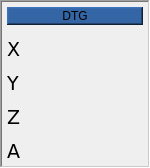
              <widget class="QFrame" name="gridFrame_9">
               <property name="sizePolicy">
                <sizepolicy hsizetype="Fixed" vsizetype="Preferred">
                 <horstretch>0</horstretch>
                 <verstretch>0</verstretch>
                </sizepolicy>
               </property>
               <property name="minimumSize">
                <size>
                 <width>120</width>
                 <height>150</height>
                </size>
               </property>
               <property name="maximumSize">
                <size>
                 <width>150</width>
                 <height>200</height>
                </size>
               </property>
               <property name="styleSheet">
                <string notr="true">
QLabel {font: 14pt &quot;DejaVu Sans&quot;;}
</string>
               </property>
               <property name="frameShape">
                <enum>QFrame::WinPanel</enum>
               </property>
               <property name="frameShadow">
                <enum>QFrame::Sunken</enum>
               </property>
               <layout class="QGridLayout" name="gridLayout_27">
                <property name="leftMargin">
                 <number>5</number>
                </property>
                <property name="topMargin">
                 <number>5</number>
                </property>
                <property name="rightMargin">
                 <number>5</number>
                </property>
                <property name="bottomMargin">
                 <number>5</number>
                </property>
                <item row="2" column="0">
                 <widget class="QLabel" name="label_26">
                  <property name="minimumSize">
                   <size>
                    <width>0</width>
                    <height>28</height>
                   </size>
                  </property>
                  <property name="maximumSize">
                   <size>
                    <width>20</width>
                    <height>20</height>
                   </size>
                  </property>
                  <property name="font">
                   <font>
                    <family>DejaVu Sans</family>
                    <pointsize>14</pointsize>
                    <weight>50</weight>
                    <italic>false</italic>
                    <bold>false</bold>
                   </font>
                  </property>
                  <property name="text">
                   <string>Y</string>
                  </property>
                 </widget>
                </item>
                <item row="1" column="0">
                 <widget class="QLabel" name="label_24">
                  <property name="minimumSize">
                   <size>
                    <width>0</width>
                    <height>28</height>
                   </size>
                  </property>
                  <property name="maximumSize">
                   <size>
                    <width>20</width>
                    <height>20</height>
                   </size>
                  </property>
                  <property name="font">
                   <font>
                    <family>DejaVu Sans</family>
                    <pointsize>14</pointsize>
                    <weight>50</weight>
                    <italic>false</italic>
                    <bold>false</bold>
                   </font>
                  </property>
                  <property name="text">
                   <string>X</string>
                  </property>
                 </widget>
                </item>
                <item row="3" column="0">
                 <widget class="QLabel" name="label_25">
                  <property name="minimumSize">
                   <size>
                    <width>0</width>
                    <height>28</height>
                   </size>
                  </property>
                  <property name="maximumSize">
                   <size>
                    <width>20</width>
                    <height>20</height>
                   </size>
                  </property>
                  <property name="font">
                   <font>
                    <family>DejaVu Sans</family>
                    <pointsize>14</pointsize>
                    <weight>50</weight>
                    <italic>false</italic>
                    <bold>false</bold>
                   </font>
                  </property>
                  <property name="text">
                   <string>Z</string>
                  </property>
                 </widget>
                </item>
                <item row="4" column="0">
                 <widget class="QLabel" name="label_23">
                  <property name="minimumSize">
                   <size>
                    <width>0</width>
                    <height>28</height>
                   </size>
                  </property>
                  <property name="maximumSize">
                   <size>
                    <width>20</width>
                    <height>20</height>
                   </size>
                  </property>
                  <property name="font">
                   <font>
                    <family>DejaVu Sans</family>
                    <pointsize>14</pointsize>
                    <weight>50</weight>
                    <italic>false</italic>
                    <bold>false</bold>
                   </font>
                  </property>
                  <property name="text">
                   <string>A</string>
                  </property>
                 </widget>
                </item>
                <item row="1" column="1">
                 <widget class="StatusLabel" name="statuslabel_28">
                  <property name="minimumSize">
                   <size>
                    <width>0</width>
                    <height>28</height>
                   </size>
                  </property>
                  <property name="font">
                   <font>
                    <family>DejaVu Sans</family>
                    <pointsize>14</pointsize>
                    <weight>50</weight>
                    <italic>false</italic>
                    <bold>false</bold>
                   </font>
                  </property>
                  <property name="rules" stdset="0">
                   <string>[{&quot;channels&quot;: [{&quot;url&quot;: &quot;status:dtg&quot;, &quot;trigger&quot;: true}], &quot;property&quot;: &quot;Text&quot;, &quot;expression&quot;: &quot;'{:.4f}'.format(ch[0][0])&quot;, &quot;name&quot;: &quot;dist to go&quot;}]</string>
                  </property>
                 </widget>
                </item>
                <item row="2" column="1">
                 <widget class="StatusLabel" name="statuslabel_29">
                  <property name="minimumSize">
                   <size>
                    <width>0</width>
                    <height>28</height>
                   </size>
                  </property>
                  <property name="font">
                   <font>
                    <family>DejaVu Sans</family>
                    <pointsize>14</pointsize>
                    <weight>50</weight>
                    <italic>false</italic>
                    <bold>false</bold>
                   </font>
                  </property>
                  <property name="rules" stdset="0">
                   <string>[{&quot;channels&quot;: [{&quot;url&quot;: &quot;status:dtg&quot;, &quot;trigger&quot;: true}], &quot;property&quot;: &quot;Text&quot;, &quot;expression&quot;: &quot;'{:.4f}'.format(ch[0][1])&quot;, &quot;name&quot;: &quot;dist to go&quot;}]</string>
                  </property>
                 </widget>
                </item>
                <item row="3" column="1">
                 <widget class="StatusLabel" name="statuslabel_30">
                  <property name="minimumSize">
                   <size>
                    <width>0</width>
                    <height>28</height>
                   </size>
                  </property>
                  <property name="font">
                   <font>
                    <family>DejaVu Sans</family>
                    <pointsize>14</pointsize>
                    <weight>50</weight>
                    <italic>false</italic>
                    <bold>false</bold>
                   </font>
                  </property>
                  <property name="rules" stdset="0">
                   <string>[{&quot;channels&quot;: [{&quot;url&quot;: &quot;status:dtg&quot;, &quot;trigger&quot;: true}], &quot;property&quot;: &quot;Text&quot;, &quot;expression&quot;: &quot;'{:.4f}'.format(ch[0][2])&quot;, &quot;name&quot;: &quot;dist to go&quot;}]</string>
                  </property>
                 </widget>
                </item>
                <item row="4" column="1">
                 <widget class="StatusLabel" name="statuslabel_31">
                  <property name="minimumSize">
                   <size>
                    <width>0</width>
                    <height>28</height>
                   </size>
                  </property>
                  <property name="font">
                   <font>
                    <family>DejaVu Sans</family>
                    <pointsize>14</pointsize>
                    <weight>50</weight>
                    <italic>false</italic>
                    <bold>false</bold>
                   </font>
                  </property>
                  <property name="rules" stdset="0">
                   <string>[{&quot;channels&quot;: [{&quot;url&quot;: &quot;status:dtg&quot;, &quot;trigger&quot;: true}], &quot;property&quot;: &quot;Text&quot;, &quot;expression&quot;: &quot;'{:.3f}'.format(ch[0][3])&quot;, &quot;name&quot;: &quot;dist to go&quot;}]</string>
                  </property>
                 </widget>
                </item>
                <item row="0" column="0" colspan="2">
                 <widget class="QLabel" name="label_10">
                  <property name="minimumSize">
                   <size>
                    <width>100</width>
                    <height>10</height>
                   </size>
                  </property>
                  <property name="maximumSize">
                   <size>
                    <width>9999</width>
                    <height>30</height>
                   </size>
                  </property>
                  <property name="styleSheet">
                   <string notr="true">QLabel {
color: rgb(0,0,0);
background-color:rgb(52, 101, 164);
font: 14pt &quot;DejaVu Sans&quot;
}</string>
                  </property>
                  <property name="frameShape">
                   <enum>QFrame::WinPanel</enum>
                  </property>
                  <property name="frameShadow">
                   <enum>QFrame::Raised</enum>
                  </property>
                  <property name="lineWidth">
                   <number>2</number>
                  </property>
                  <property name="text">
                   <string>DTG</string>
                  </property>
                  <property name="alignment">
                   <set>Qt::AlignCenter</set>
                  </property>
                 </widget>
                </item>
               </layout>
              </widget>
